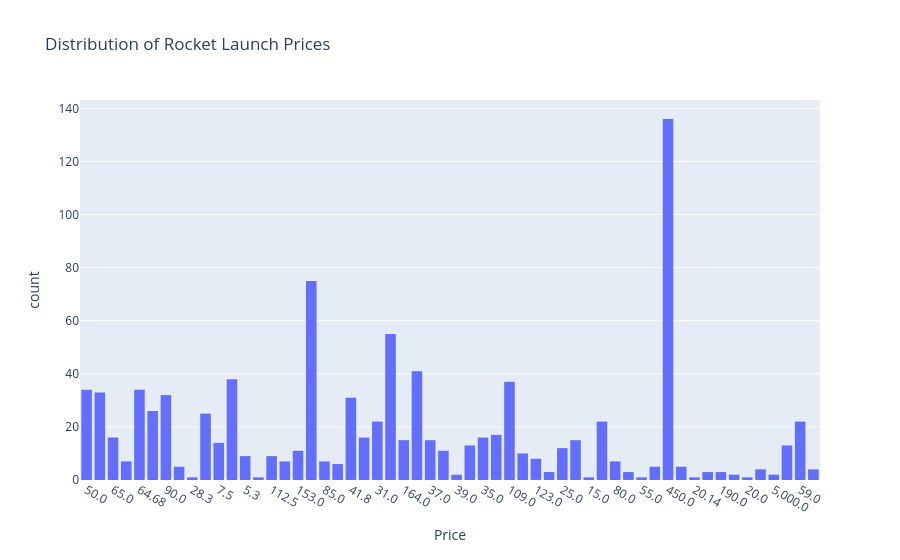

Here is the notebook cell this chart was saved with:
### Code cell
fig=px.histogram(
    price_data,
    x='Price' if isinstance(price_data, pd.DataFrame) else price_data,
    nbins=50,
    title='Distribution of Rocket Launch Prices',
    labels={'value':'Price (USD millions)'}
)
fig.show()

### Figure 1 — Plotly figure (JSON) as saved in the notebook; plotly's stock layout.template omitted (floating-point values rounded to 4 significant figures; data arrays with more than 128 entries replaced by an {"elided": "..."} marker saying what was removed)
{"data": [{"bingroup": "x", "hovertemplate": "Price=%{x}<br>count=%{y}<extra></extra>", "legendgroup": "", "marker": {"color": "#636efa", "pattern": {"shape": ""}}, "name": "", "nbinsx": 50, "orientation": "v", "showlegend": false, "type": "histogram", "x": {"elided": "964 str values"}, "xaxis": "x", "yaxis": "y"}], "layout": {"autosize": true, "barmode": "relative", "legend": {"tracegroupgap": 0}, "title": {"text": "Distribution of Rocket Launch Prices"}, "xaxis": {"anchor": "y", "autorange": true, "domain": [0, 1], "range": [-0.5, 55.5], "title": {"text": "Price"}, "type": "category"}, "yaxis": {"anchor": "x", "autorange": true, "domain": [0, 1], "range": [0, 143.2], "title": {"text": "count"}}}}
